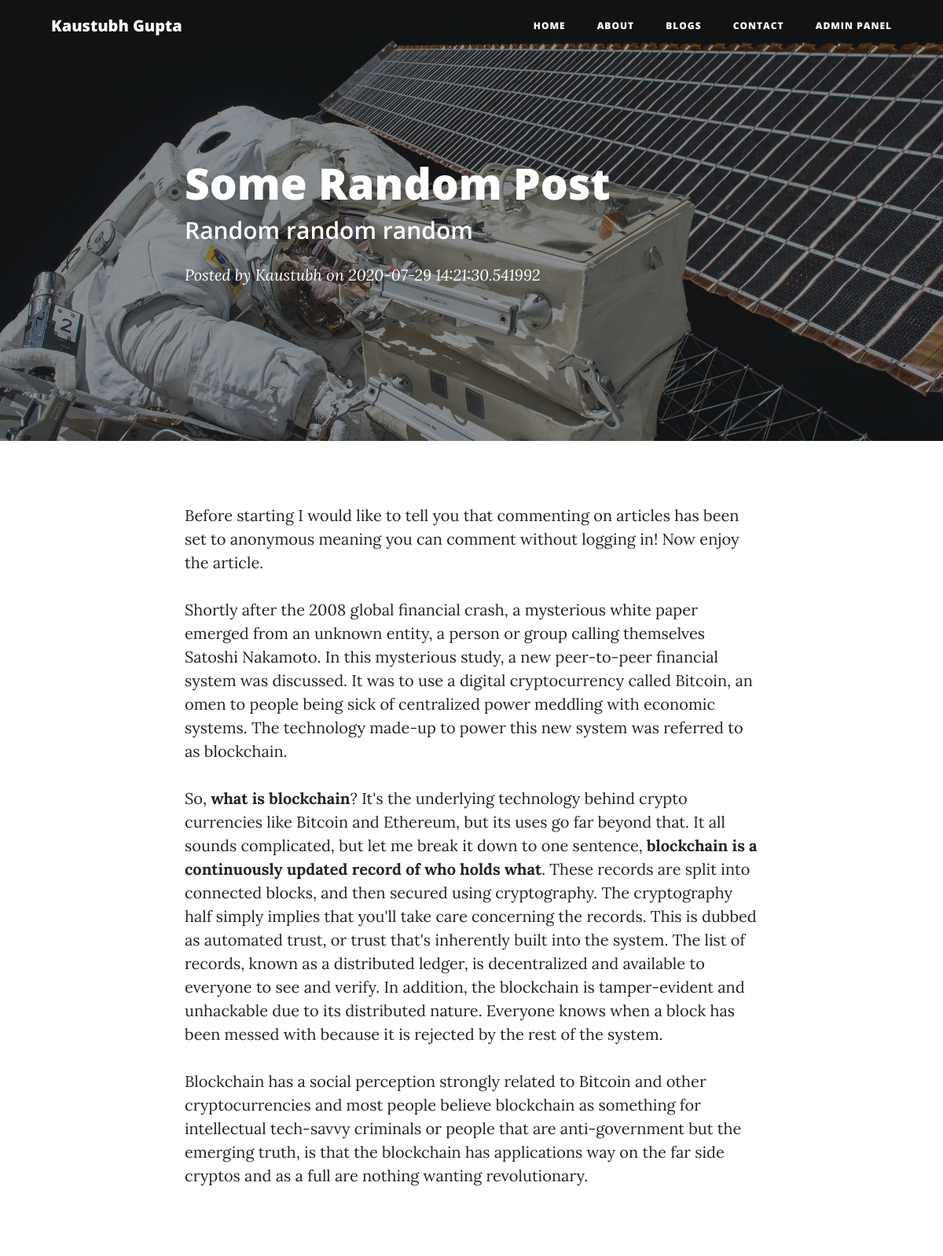
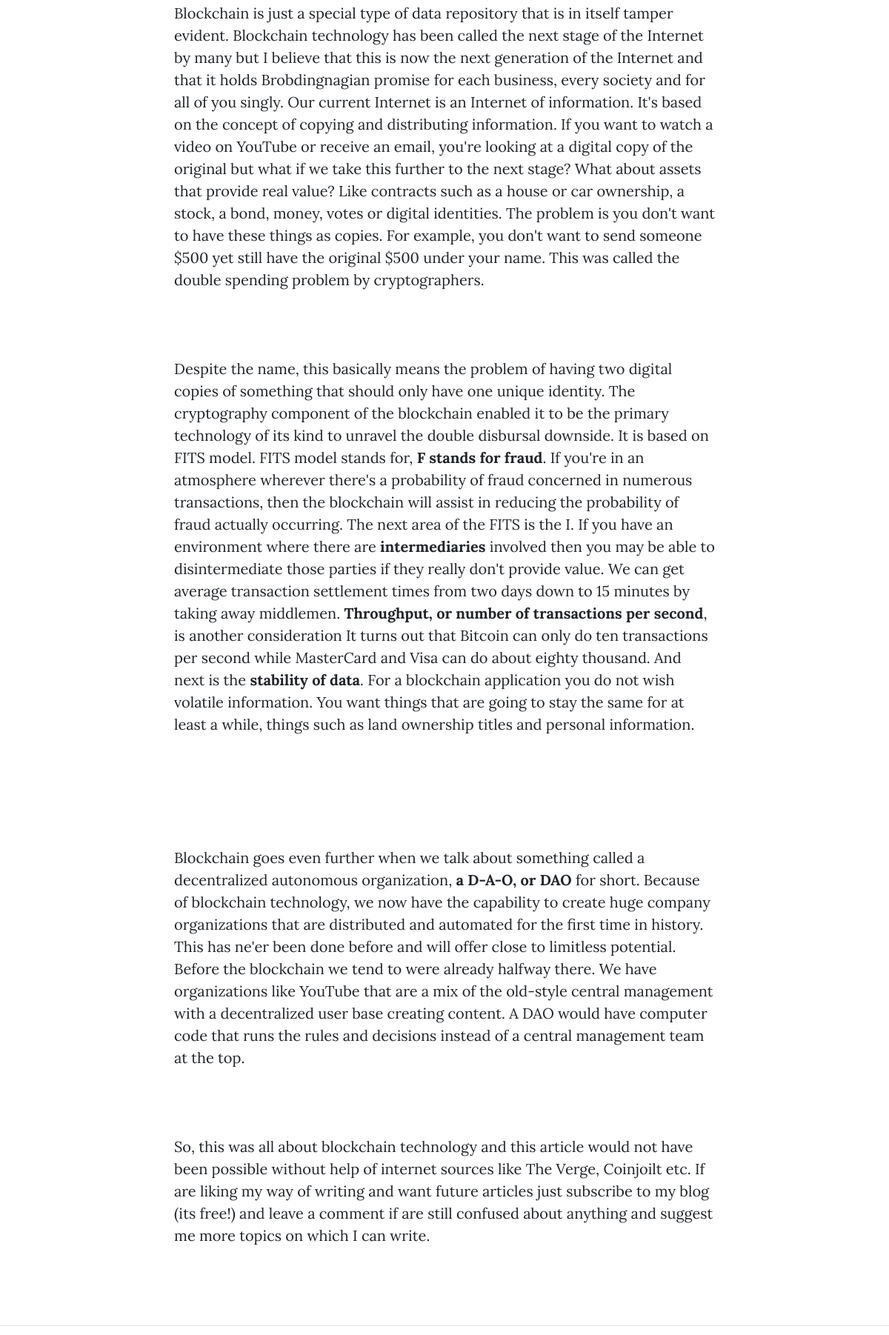
/post/some-random-line (upper part), run on the app's committed database (2 pictures, top to bottom).
### mainWeb.py (models this page shows)
class Posts(db.Model):
    serial_no = db.Column(db.Integer, primary_key=True)
    title = db.Column(db.String(50), nullable=False)
    tagline = db.Column(db.String(50), nullable=False)
    slug = db.Column(db.String(50), nullable=False)
    content = db.Column(db.String(9999), nullable=False)
    date = db.Column(db.String(12), nullable=True)
    img_file = db.Column(db.String(30), nullable=True)

### mainWeb.py (the view)
@app.route('/post/<string:post_slug>', methods=['GET'])
def post_route(post_slug):
    post = Posts.query.filter_by(slug=post_slug).first()
    return render_template('post.html', par=parameter, post=post)

### templates/post.html
{% extends "layout.html" %}
{% block body %}
  {% set fname= 'img/' +post.img_file %}
  <header class="masthead" style="background-image: url('{{url_for('static', filename=fname)}}')">
    <div class="overlay"></div>
    <div class="container">
      <div class="row">
        <div class="col-lg-8 col-md-10 mx-auto">
          <div class="post-heading">
            <h1>{{post.title}}</h1>
            <h2 class="subheading">{{post.tagline}}</h2>
            <span class="meta">Posted by
              <a href="/about">Kaustubh</a>
              on {{post.date}}</span>
          </div>
        </div>
      </div>
    </div>
  </header>
  <article>
    <div class="container">
      <div class="row">
        <div class="col-lg-8 col-md-10 mx-auto">
          {{ post.content | safe }}
        </div>
      </div>
    </div>
  </article>
  {% endblock %}

### data on the page
Posts: title "Some Random Post", tagline "Random random random", date "2020-07-29 14:21:30.541992", content "Before starting I would like to tell you that commenting on articles has been set to anonymous meaning you can comment without logging in! Now enjoy the article. Shortly after the 2008 global financial crash, a mysterious white paper emerged from an unknown entity, a person or group calling themselves Satoshi Nakamoto. In this mysterious study, a new peer-to-peer financial system was discussed. It was to use a digital cryptocurrency called Bitcoin, an omen to people being sick of centralized power meddling with economic systems. The technology made-up to power this new system was referred to as blockchain. So, what is blockchain ? It's the underlying technology behind crypto currencies like…"
